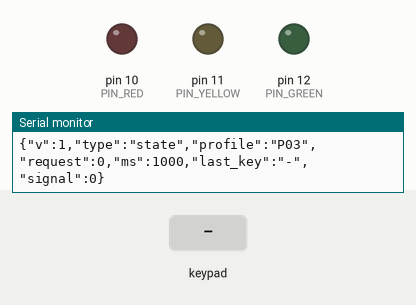
This sketch was run on a simulated Arduino Uno, built with avr-gcc and run on an emulated ATmega328P. Shown: output pins drawn as LEDs (lit = HIGH), the last lines printed to the serial monitor. Wiring (inferred from the names in the program): 4×4 keypad with keys 1 2 3 A 4 5 6 B 7 8 9 C * 0 # D: rows pin 5, pin 4, pin 3, pin 2; columns pin 6, pin 7, pin 8, pin 9. Inputs (shaded band) come from the test bench.

Above: at 1.2 s.
1.3 s: keypad keys 1 2 3 4 # pressed 0.4 s apart
At 3.2 s:
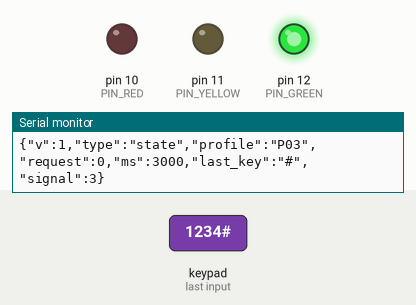
8.0 s: key '1' pressed
At 8.6 s:
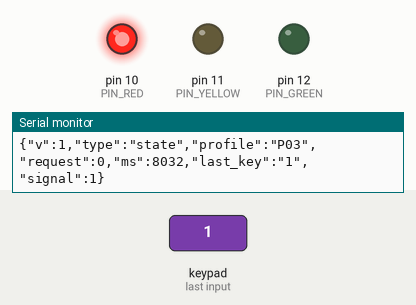
9.5 s: key '2' pressed
At 10.0 s:
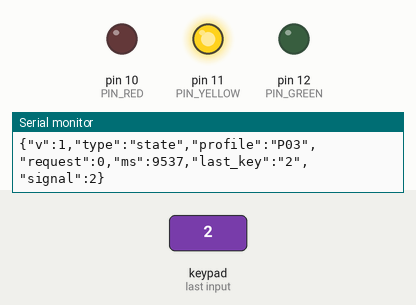
11.0 s: keypad keys 1 2 3 4 * pressed 0.4 s apart
At 12.9 s:
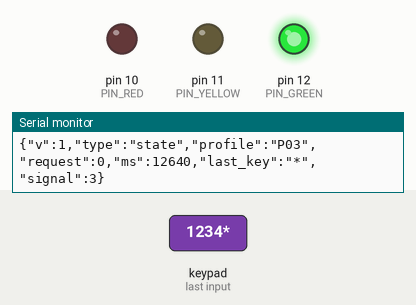
Timing chart, 0 to 14.4 s (numbered marks = the images above; inputs shaded):
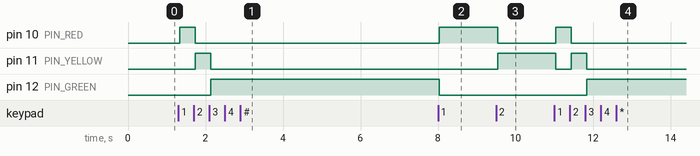

Measured:
- after the input at 1.3 s, pin 10 (PIN_RED): LOW → HIGH at once, → LOW 0.40 s later; pin 11 (PIN_YELLOW): LOW → HIGH after 0.44 s, → LOW 0.40 s later; pin 12 (PIN_GREEN): LOW → HIGH after 0.84 s
- after the input at 8.0 s, pin 10 (PIN_RED): LOW → HIGH at once; pin 12 (PIN_GREEN): HIGH → LOW at once
- after the input at 9.5 s, pin 10 (PIN_RED): HIGH → LOW at once; pin 11 (PIN_YELLOW): LOW → HIGH at once
- after the input at 11.0 s, pin 10 (PIN_RED): LOW → HIGH at once, → LOW 0.40 s later; pin 11 (PIN_YELLOW): HIGH → LOW at once, → HIGH 0.40 s later, → LOW 0.40 s later; pin 12 (PIN_GREEN): LOW → HIGH after 0.84 s

The sketch:

P03.ino
```cpp
// P03: 키패드와 빨강·노랑·초록 LED. 암–수 8개만 사용합니다.
#include "pins.h"
#include "protocol.h"
const byte rows[4]={PIN_ROW1,PIN_ROW2,PIN_ROW3,PIN_ROW4};
const byte cols[4]={PIN_COL1,PIN_COL2,PIN_COL3,PIN_COL4};
const char keys[4][4]={{'1','2','3','A'},{'4','5','6','B'},{'7','8','9','C'},{'*','0','#','D'}};
byte signalState=0;
char lastKey='-', previous='-', candidate='-';
unsigned long changedAt=0,lastScan=0,lastState=0;
char scanKey() {
  char found='-'; byte count=0;
  for(byte r=0;r<4;r++) {
    digitalWrite(rows[r],LOW); pinMode(rows[r],OUTPUT);
    for(byte c=0;c<4;c++) if(digitalRead(cols[c])==LOW) {found=keys[r][c];count++;}
    pinMode(rows[r],INPUT); // 선택하지 않은 행은 출력 HIGH로 구동하지 않습니다.
  }
  return count>1?'!':found; // 다중 입력은 단일 키로 확정하지 않습니다.
}
void setSignal(byte value) {
  signalState=value;
  digitalWrite(PIN_RED,value==1?HIGH:LOW);
  digitalWrite(PIN_YELLOW,value==2?HIGH:LOW);
  digitalWrite(PIN_GREEN,value==3?HIGH:LOW);
}
void safeStop() {setSignal(0);}
void snapshot(unsigned int request) {
  stateStart(request); Serial.print(F(",\"last_key\":\"")); Serial.print(lastKey);
  Serial.print(F("\",\"signal\":"));Serial.print(signalState);Serial.println('}');
}
bool command(unsigned int request,const char *name,char *args) {
  long value;
  if(!strcmp(name,"SIGNAL") && integer(args,0,3,value)) {
    setSignal(value);applied(request);return true;
  }
  errorReply(request,F("unsupported_or_range"));return false;
}
void setup() {
  Serial.begin(115200);
  for(byte i=0;i<4;i++) {pinMode(rows[i],INPUT);pinMode(cols[i],INPUT_PULLUP);}
  pinMode(PIN_RED,OUTPUT);pinMode(PIN_YELLOW,OUTPUT);pinMode(PIN_GREEN,OUTPUT);safeStop();
  lastContact=millis();
}
void loop() {
  readCommands();unsigned long now=millis();
  if(now-lastScan>=10) {
    lastScan=now;char raw=scanKey();
    if(raw!=candidate) {candidate=raw;changedAt=now;}
    if(now-changedAt>=30 && previous!=candidate) {
      previous=candidate;
      if(previous!='-' && previous!='!') {
        lastKey=previous;
        if(previous>='0' && previous<='3') setSignal(previous-'0');
        snapshot(0);
      }
    }
  }
  if(now-lastState>=1000) {lastState=now;snapshot(0);}
}
```

protocol.h
```cpp
#pragma once
#include <Arduino.h>
#include <stdlib.h>
#include <string.h>
#include <errno.h>

// 한 줄은 '요청번호 명령 인수'입니다. 줄 끝은 Enter(\n)입니다.
// 핀 번호를 외부에서 받지 않고, 배선 명세에 등록된 기능만 허용합니다.
void snapshot(unsigned int request);
bool command(unsigned int request, const char *name, char *args);
void safeStop();
char inputLine[80];
byte inputLength = 0;
bool discardLine = false;
unsigned long lastContact = 0;

void errorReply(unsigned int request, const __FlashStringHelper *code) {
  Serial.print(F("{\"v\":1,\"type\":\"error\",\"request\":"));
  Serial.print(request); Serial.print(F(",\"code\":\""));
  Serial.print(code); Serial.println(F("\"}"));
}
void applied(unsigned int request) {
  Serial.print(F("{\"v\":1,\"type\":\"ack\",\"request\":"));
  Serial.print(request); Serial.println(F(",\"applied\":true}"));
}
bool integer(const char *text, long low, long high, long &value) {
  if (!text || !*text) return false;
  char *end; errno=0; value = strtol(text, &end, 10);
  return errno!=ERANGE && *end == '\0' && value >= low && value <= high;
}
bool integers(char *text, byte count, long low, long high, long *values) {
  char *save=NULL; char *token=strtok_r(text," ",&save);
  for(byte i=0;i<count;i++) {
    if(!token || !integer(token,low,high,values[i])) return false;
    token=strtok_r(NULL," ",&save);
  }
  return token==NULL;
}
void stateStart(unsigned int request) {
  Serial.print(F("{\"v\":1,\"type\":\"state\",\"profile\":\""));
  Serial.print(PROFILE_ID); Serial.print(F("\",\"request\":"));
  Serial.print(request); Serial.print(F(",\"ms\":")); Serial.print(millis());
}
void dispatch() {
  char *space = strchr(inputLine, ' ');
  if (!space) { errorReply(0, F("format")); return; }
  *space = '\0'; long request;
  if (!integer(inputLine, 1, 65535, request)) { errorReply(0, F("request")); return; }
  char *name = space + 1;
  char *args = strchr(name, ' ');
  if (args) { *args = '\0'; args++; }
  else args = name + strlen(name);
  if (!strcmp(name, "STATUS") && !*args) { lastContact=millis(); snapshot(request); return; }
  if (!strcmp(name, "PING") && !*args) { lastContact=millis(); applied(request); return; }
  if (!strcmp(name, "STOP") && !*args) { lastContact=millis(); safeStop(); applied(request); snapshot(request); return; }
  // 각 프로파일의 명령 함수는 잘못된 인수나 지원하지 않는 명령을 거절합니다.
  if (command(request, name, args)) lastContact = millis();
}
void readCommands() {
  byte budget = 64; // 한 번에 읽는 양을 제한해 센서·모터 갱신을 막지 않습니다.
  while (budget-- && Serial.available()) {
    char c = Serial.read();
    if (c == '\r') continue;
    if (c == '\n') {
      if (discardLine) errorReply(0, F("line_too_long"));
      else if (inputLength) { inputLine[inputLength]='\0'; dispatch(); }
      inputLength=0; discardLine=false;
    } else if (!discardLine) {
      if (inputLength < sizeof(inputLine)-1) inputLine[inputLength++]=c;
      else { discardLine=true; inputLength=0; }
    }
  }
}
```

pins.h
```cpp
#pragma once
#include <Arduino.h>
#define PROFILE_ID "P03"
const byte PIN_ROW1 = 5;
const byte PIN_ROW2 = 4;
const byte PIN_ROW3 = 3;
const byte PIN_ROW4 = 2;
const byte PIN_COL1 = 6;
const byte PIN_COL2 = 7;
const byte PIN_COL3 = 8;
const byte PIN_COL4 = 9;
const byte PIN_RED = 10;
const byte PIN_YELLOW = 11;
const byte PIN_GREEN = 12;
```
